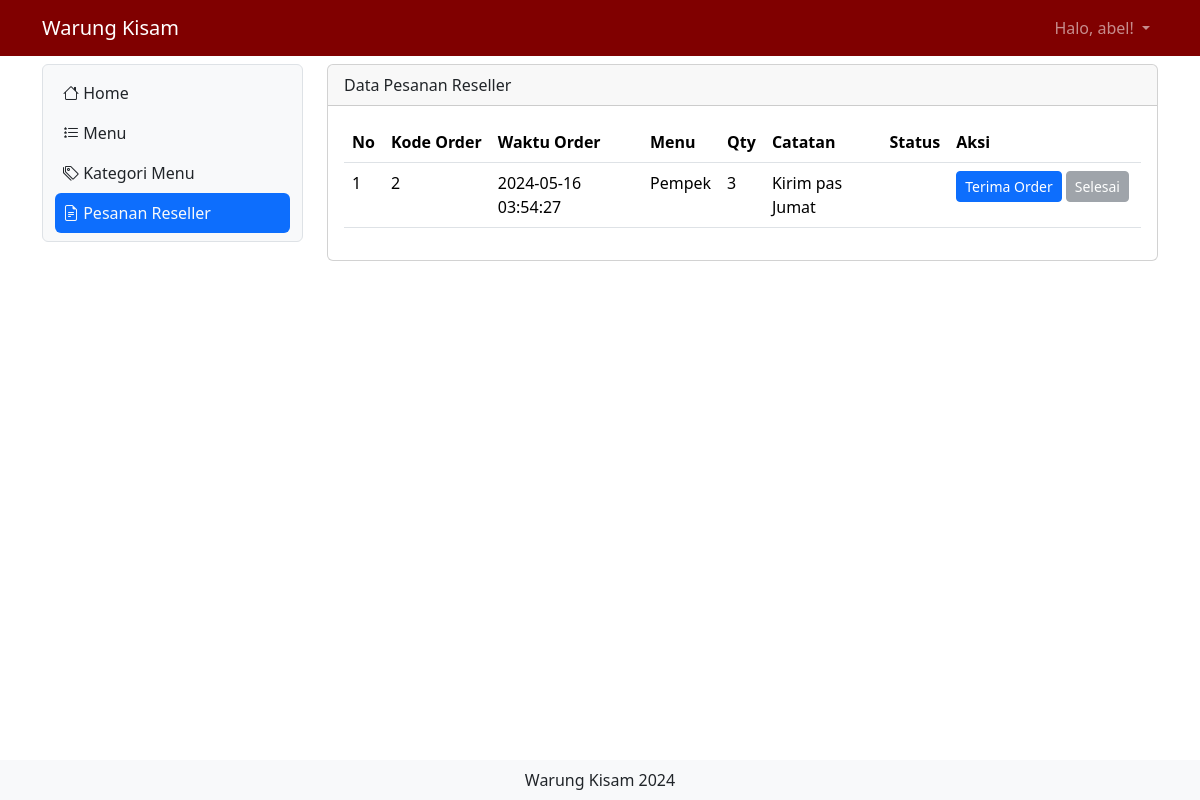
Screenshot of /home.php?x=olahpesan (signed in) with the database file from the repository.
### tables this page shows
CREATE TABLE `user` (
  `id` int(11) NOT NULL,
  `nama` varchar(255) NOT NULL,
  `username` varchar(255) NOT NULL,
  `level` int(1) DEFAULT NULL,
  `no_hp` varchar(255) NOT NULL,
  `alamat` varchar(255) NOT NULL,
  `password` varchar(50) NOT NULL
);

CREATE TABLE `list_pesan` (
  `id_list_order` int(11) NOT NULL,
  `menu` int(11) DEFAULT NULL,
  `kode_order` int(30) DEFAULT NULL,
  `jumlah` int(11) DEFAULT NULL,
  `catatan` varchar(255) DEFAULT NULL,
  `status` varchar(30) DEFAULT NULL
);

CREATE TABLE `pesan` (
  `id_order` int(30) NOT NULL,
  `pelanggan` varchar(255) NOT NULL,
  `meja` int(11) NOT NULL,
  `pelayan` int(11) DEFAULT NULL,
  `waktu_order` timestamp NULL DEFAULT current_timestamp() ON UPDATE current_timestamp()
);

CREATE TABLE `daftar_menu` (
  `id_menu` int(11) NOT NULL,
  `foto` varchar(255) NOT NULL,
  `nama_menu` varchar(255) NOT NULL,
  `keterangan` varchar(255) NOT NULL,
  `kategori` int(2) NOT NULL,
  `harga` varchar(255) NOT NULL,
  `stok` varchar(255) NOT NULL
);

### olahpesan.php (the view, shortened to what this page needs)
<?php
include "proses/connect.php";
$query = mysqli_query($conn, "SELECT * FROM list_pesan
 LEFT JOIN pesan ON pesan.id_order = list_pesan.kode_order
 LEFT JOIN daftar_menu ON daftar_menu.id_menu = list_pesan.menu
 LEFT JOIN pembayaran ON pembayaran.id_pembayaran = pesan.id_order
 ORDER BY waktu_order DESC");
while ($record = mysqli_fetch_array($query)) {
    $result[] = $record;
}
?>
<div class="col-lg-9 mt-2">
    <div class="card">
        <div class="card-header">
            Data Pesanan Reseller
        </div>
        <div class="card-body">
            <?php
            if (empty($result)) {
                echo "Data Menu tidak ada/belum diisi";
            } else {
                    ?>
                <div class="table-responsive">
                    <table class="table table-hover">
                        <thead>
                            <tr class="text-nowrap">
                                <th scope="col">No</th>
                                <th scope="col">Kode Order</th>
                                <th scope="col">Waktu Order</th>
                                <th scope="col">Menu</th>
                                <th scope="col">Qty</th>
                                <th scope="col">Catatan</th>
                                <th scope="col">Status</th>
                                <th scope="col">Aksi</th>
                            </tr>
                        </thead>
                        <tbody>
                            <?php
                            $no = 1;
                            foreach ($result as $row) {
                                if($row['status'] != 2){
                                ?>
                                <tr>
                                    <td>
                                        <?php echo $no++ ?>
                                    </td>
                                    <td>
                                        <?php echo $row['kode_order'] ?>
                                    </td>
                                    <td>
                                        <?php echo $row['waktu_order'] ?>
                                    </td>
                                    <td>
                                        <?php echo $row['nama_menu'] ?>
                                    </td>
                                    <td>
                                        <?php echo $row['jumlah'] ?>
                                    </td>
                                    <td>
                                        <?php echo $row['catatan'] ?>
                                    </td>
                                    <td>
                                    </td>
                                    <td>
                                        <div class="d-flex">
                                            <button class="<?php echo (!empty($row['status'])) ? "btn btn-secondary  btn-sm me-1 text-nowrap disabled" : "btn btn-primary btn-sm me-1 text-nowrap" ;?>" data-bs-toggle="modal"
                                                data-bs-target="#terima<?php echo $row['id_list_order'] ?>">Terima Order</button>
                                            <button class="<?php echo (empty($row['status']) || $row['status']!=1) ? "btn btn-secondary btn-sm me-1 text-nowrap disabled" : "btn btn-success btn-sm me-1 text-nowrap" ;?>" data-bs-toggle="modal"
                                                data-bs-target="#kirim<?php echo $row['id_list_order'] ?>">Selesai</button>
                                        </div>
                                    </td>
                                </tr>
                                <?php
                                }
                            }
                            ?>
                        </tbody>
                    </table>
                    <?php
            }
            ?>
            </div>
        </div>
    </div>
</div>

### header.php (shortened to what this page needs)
<?php
include "proses/connect.php";
$query = mysqli_query($conn, "SELECT * FROM user WHERE username='$_SESSION[username_warungkisam]'");
?>
<nav class="navbar navbar-dark navbar-expand" style="background-color: maroon">
    <div class="container-lg">
        <a class="navbar-brand" href="index.php">Warung Kisam</a>
        <div class="collapse navbar-collapse justify-content-end" id="navbarNavDropdown">
            <ul class="navbar-nav">
                <li class="nav-item dropdown">
                    <a class="nav-link dropdown-toggle" href="#" role="button" data-bs-toggle="dropdown"
                        aria-expanded="false">
                        Halo,
                        <?php echo $hasil['nama']; ?>!
                    </a>
                </li>
            </ul>
        </div>
    </div>
</nav>

### rows the page displays
user: nama "abel"
list_pesan: kode_order "2", kode_order.waktu_order "2024-05-16 03:54:27", menu.nama_menu "Pempek", jumlah "3", catatan "Kirim pas Jumat"
